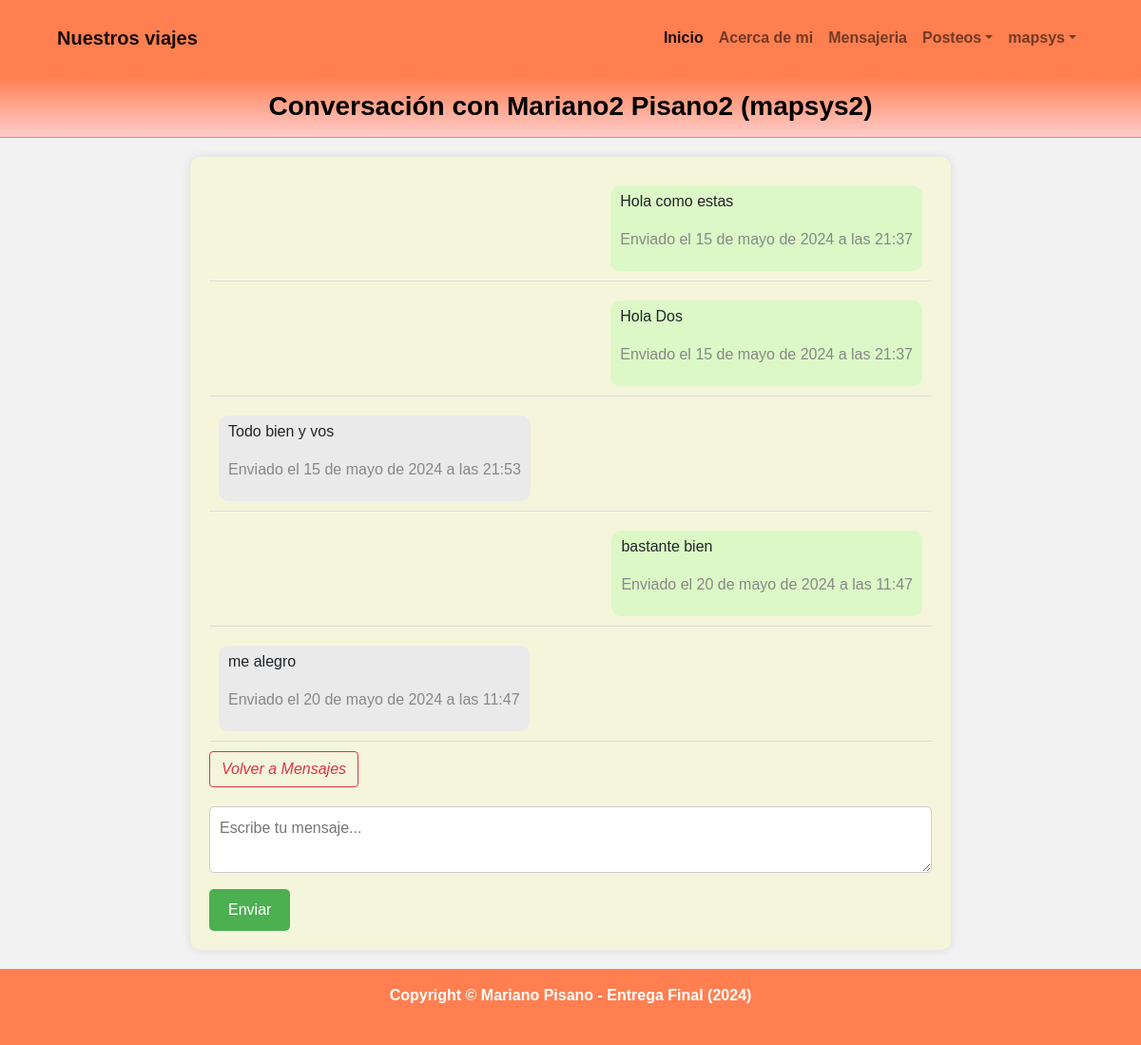
/mensajes/ver_intercambio/1/ (signed in), run on the app's committed database.
### mensajes/models.py (models this page shows)
class Intercambio(models.Model):
    user_1    = models.ForeignKey(User, on_delete=models.CASCADE, related_name='user_1')
    user_2    = models.ForeignKey(User, on_delete=models.CASCADE, related_name='user_2')
    fecha_creacion = models.DateField(auto_now=False, auto_now_add=True)

class Mensaje(models.Model):
    chat       = models.ForeignKey(Intercambio, on_delete=models.CASCADE)
    de_user    = models.ForeignKey(User, on_delete=models.CASCADE, null=True)
    mensaje  = models.CharField(max_length=255)
    fecha_hora_enviado = models.DateTimeField(auto_now_add=True, auto_now=False)
    leido = models.BooleanField(default=False)
    fecha_hora_leido = models.DateTimeField(null=True, blank=True)

### mensajes/views.py (the view)
# urls.py: path("ver_intercambio/<int:intercambio_id>/", views.detalle_conversacion, name="detalle_conversacion"),
@login_required
def detalle_conversacion(request, intercambio_id):
    intercambio = get_object_or_404(Intercambio, id=intercambio_id)
    mensajes = Mensaje.objects.filter(chat=intercambio).order_by('fecha_hora_enviado')
    return render(request, 'mensajes/detalle_conversacion.html', {'intercambio': intercambio, 'mensajes': mensajes})

### mensajes/templates/mensajes/detalle_conversacion.html (shortened to what this page needs)
{% extends 'core/base.html' %}
{% block bloque_sub_header %}
    {% if request.user == intercambio.user_1 %}
        <h3 class="post-subtitle">
            {% if intercambio.user_2.get_full_name %}
                Conversación con {{ intercambio.user_2.get_full_name }} ({{ intercambio.user_2.username }})
            {% else %}
                Conversación con {{ intercambio.user_2.username }}
            {% endif %}
        </h3>
    {% endif %}
{% endblock bloque_sub_header %}
{% block bloque_contenido %}
<div class="detalle-conversacion">
    {% for mensaje in mensajes %}
    <div class="mensaje {% if mensaje.de_user == request.user %}enviado{% else %}recibido{% endif %}">
        <div class="contenido">
            <p>{{ mensaje.mensaje }}</p>
            <p class="fecha_hora">Enviado el {{ mensaje.fecha_hora_enviado }}</p>
        </div>
    </div>
    {% endfor %}
    <a href="{% url 'mensajes:home' %}" class="btn btn-outline-danger fst-italic">Volver a Mensajes</a>
    <div class="nuevo-mensaje">
        <form method="post" action="{% url 'mensajes:nuevo_mensaje' intercambio.id %}">
            <textarea name="mensaje" placeholder="Escribe tu mensaje..." required></textarea>
            <button type="submit">Enviar</button>
        </form>
    </div>
</div>
{% endblock bloque_contenido %}

### core/templates/core/base.html (shortened to what this page needs)
{% load static %}
<!DOCTYPE html>
<html lang="en">
<head>
    {% load static %}
    <link rel="stylesheet"
          href="https://cdn.jsdelivr.net/npm/bootstrap-icons@1.9.1/font/bootstrap-icons.css">
    <link href="{% static 'css/styles.css' %}" rel="stylesheet" />
</head>
<body>
{% load static %}
<nav style="background-color: coral;
            color: black;
            font-weight: bold;
            height: 80px"
     class="navbar navbar-expand-lg navbar-light ">
  <div class="container-fluid">
    <a class="navbar-brand px-5 " href="{% url 'core:home' %}">Nuestros viajes</a>
    <div class="collapse navbar-collapse me-5" id="navbarSupportedContent">
      <ul class="navbar-nav ms-auto py-4 py-lg-0">
        <li class="nav-item">
          <a class="nav-link active"
             aria-current="page"
             href="{% url 'core:home' %}">Inicio</a>
        </li>
        <li class="nav-item">
          <a class="nav-link"
             href="{% url 'core:about' %}">Acerca de mi</a>
        </li>
        {% if request.user.is_authenticated %}
          <li class="nav-item">
            <a class="nav-link" href="{% url 'mensajes:home' %}">Mensajeria</a>
          </li>
          <li class="nav-item dropdown">
            <a class="nav-link dropdown-toggle"
               href="#"
               role="button"
               data-bs-toggle="dropdown"
               aria-expanded="false">Posteos</a>
          </li>
          <li class="nav-item dropdown">
            <a class="nav-link dropdown-toggle"
               href="#"
               role="button"
               data-bs-toggle="dropdown"
               aria-expanded="false">{{ request.user.username }}</a>
          </li>
        {% endif %}
      </ul>
    </div>
  </div>
</nav>
{% block bloque_header %}
{% block bloque_sub_header %}
{% endblock bloque_sub_header %}
{% endblock bloque_header %}
{% block bloque_contenido %}
{% endblock bloque_contenido %}
<footer style="background-color: coral;
               color: black;
               font-weight: bold;
               height: 80px"
        class="footer mt-auto py-3 fixed-bottom ">
  <div class="container">
    <p class="m-0 text-center text-white">Copyright &copy; Mariano Pisano - Entrega Final (2024)</p>
  </div>
</footer>
</body>
</html>

### mensajes/templates/mensajes/detalle_conversacion.html (style rules this page uses)
body { font-family: Arial, sans-serif; background-color: #f2f2f2; }
.detalle-conversacion { max-width: 800px; margin: 0 auto; padding: 20px; background-color: #f5f5dc; border-radius: 10px; box-shadow: 0 0 10px rgba(0, 0, 0, 0.1); }
.mensaje { padding: 10px; border-bottom: 1px solid #ddd; margin-bottom: 10px; display: flex; }
.mensaje .contenido { padding: 5px 10px; border-radius: 10px; max-width: 70%; }
.mensaje.enviado .contenido { background-color: #DCF8C6; margin-left: auto; }
.mensaje.recibido .contenido { background-color: #EAEAEA; margin-right: auto; }
.mensaje .fecha_hora { color: #888; }
.nuevo-mensaje { display: flex; flex-direction: column; margin-top: 20px; }
.nuevo-mensaje textarea { width: 100%; padding: 10px; border-radius: 5px; border: 1px solid #ccc; margin-bottom: 10px; }
.nuevo-mensaje button { align-self: flex-end; padding: 10px 20px; background-color: #4CAF50; color: white; border: none; border-radius: 5px; cursor: pointer; }
.post-subtitle { background: linear-gradient(to bottom, coral, #ffcccb); color: black; font-weight: bold; text-align: center; padding: 15px 0; margin-top: 0; margin-bottom: 20px; border-bottom: 1px solid coral; border-top: none; }

### data on the page
Intercambio: user_2.get_full_name "Mariano2 Pisano2", user_2.username "mapsys2"
Mensaje: mensaje "Hola como estas", fecha_hora_enviado "15 de mayo de 2024 a las 21:37"
Mensaje: mensaje "Hola Dos", fecha_hora_enviado "15 de mayo de 2024 a las 21:37"
Mensaje: mensaje "Todo bien y vos", fecha_hora_enviado "15 de mayo de 2024 a las 21:53"
Mensaje: mensaje "bastante bien", fecha_hora_enviado "20 de mayo de 2024 a las 11:47"
Mensaje: mensaje "me alegro", fecha_hora_enviado "20 de mayo de 2024 a las 11:47"

### other printed values
{{ request.user.username }} "mapsys"
